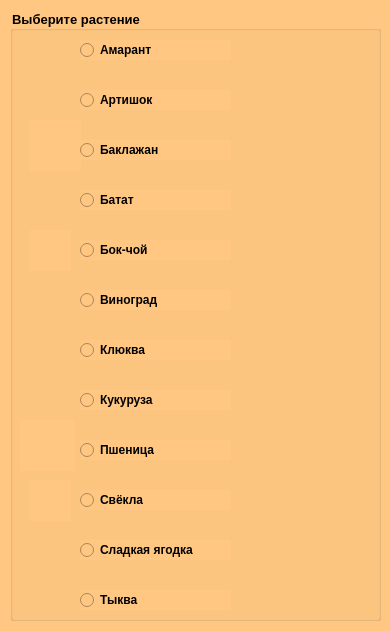
<?xml version="1.0" encoding="UTF-8"?>
<ui version="4.0">
 <class>Form</class>
 <widget class="QWidget" name="Form">
  <property name="geometry">
   <rect>
    <x>0</x>
    <y>0</y>
    <width>390</width>
    <height>631</height>
   </rect>
  </property>
  <property name="windowTitle">
   <string>Form</string>
  </property>
  <property name="styleSheet">
   <string notr="true">background-color: rgb(255, 199, 129)</string>
  </property>
  <widget class="QGroupBox" name="box">
   <property name="geometry">
    <rect>
     <x>10</x>
     <y>10</y>
     <width>371</width>
     <height>611</height>
    </rect>
   </property>
   <property name="font">
    <font>
     <family>MS UI Gothic</family>
     <pointsize>10</pointsize>
     <weight>75</weight>
     <bold>true</bold>
    </font>
   </property>
   <property name="title">
    <string>Выберите растение</string>
   </property>
   <widget class="QRadioButton" name="wheat_button">
    <property name="geometry">
     <rect>
      <x>70</x>
      <y>430</y>
      <width>151</width>
      <height>20</height>
     </rect>
    </property>
    <property name="font">
     <font>
      <weight>75</weight>
      <bold>true</bold>
     </font>
    </property>
    <property name="text">
     <string>Пшеница</string>
    </property>
    <attribute name="buttonGroup">
     <string notr="true">crops_group</string>
    </attribute>
   </widget>
   <widget class="QLabel" name="label">
    <property name="geometry">
     <rect>
      <x>10</x>
      <y>310</y>
      <width>51</width>
      <height>51</height>
     </rect>
    </property>
    <property name="styleSheet">
     <string notr="true">background-color: transparent</string>
    </property>
    <property name="text">
     <string/>
    </property>
    <property name="pixmap">
     <pixmap>../pictures/crops/fall/Cranberries.png</pixmap>
    </property>
    <property name="scaledContents">
     <bool>true</bool>
    </property>
   </widget>
   <widget class="QLabel" name="label_2">
    <property name="geometry">
     <rect>
      <x>20</x>
      <y>110</y>
      <width>51</width>
      <height>51</height>
     </rect>
    </property>
    <property name="text">
     <string/>
    </property>
    <property name="pixmap">
     <pixmap>../pictures/crops/fall/Eggplant.png</pixmap>
    </property>
    <property name="scaledContents">
     <bool>true</bool>
    </property>
   </widget>
   <widget class="QRadioButton" name="yam_button">
    <property name="geometry">
     <rect>
      <x>70</x>
      <y>180</y>
      <width>151</width>
      <height>20</height>
     </rect>
    </property>
    <property name="font">
     <font>
      <weight>75</weight>
      <bold>true</bold>
     </font>
    </property>
    <property name="text">
     <string>Батат</string>
    </property>
    <attribute name="buttonGroup">
     <string notr="true">crops_group</string>
    </attribute>
   </widget>
   <widget class="QLabel" name="label_3">
    <property name="geometry">
     <rect>
      <x>10</x>
      <y>410</y>
      <width>55</width>
      <height>51</height>
     </rect>
    </property>
    <property name="text">
     <string/>
    </property>
    <property name="pixmap">
     <pixmap>../pictures/crops/fall/Wheat.png</pixmap>
    </property>
    <property name="scaledContents">
     <bool>true</bool>
    </property>
   </widget>
   <widget class="QLabel" name="label_4">
    <property name="geometry">
     <rect>
      <x>24</x>
      <y>20</y>
      <width>41</width>
      <height>41</height>
     </rect>
    </property>
    <property name="styleSheet">
     <string notr="true">background-color: transparent</string>
    </property>
    <property name="text">
     <string/>
    </property>
    <property name="pixmap">
     <pixmap>../pictures/crops/fall/Amaranth.png</pixmap>
    </property>
    <property name="scaledContents">
     <bool>true</bool>
    </property>
   </widget>
   <widget class="QLabel" name="label_5">
    <property name="geometry">
     <rect>
      <x>10</x>
      <y>160</y>
      <width>55</width>
      <height>51</height>
     </rect>
    </property>
    <property name="styleSheet">
     <string notr="true">background-color: transparent</string>
    </property>
    <property name="text">
     <string/>
    </property>
    <property name="pixmap">
     <pixmap>../pictures/crops/fall/Yam.png</pixmap>
    </property>
    <property name="scaledContents">
     <bool>true</bool>
    </property>
   </widget>
   <widget class="QLabel" name="label_6">
    <property name="geometry">
     <rect>
      <x>20</x>
      <y>60</y>
      <width>51</width>
      <height>51</height>
     </rect>
    </property>
    <property name="styleSheet">
     <string notr="true">background-color: transparent</string>
    </property>
    <property name="text">
     <string/>
    </property>
    <property name="pixmap">
     <pixmap>../pictures/crops/fall/Artichoke.png</pixmap>
    </property>
    <property name="scaledContents">
     <bool>true</bool>
    </property>
   </widget>
   <widget class="QLabel" name="label_7">
    <property name="geometry">
     <rect>
      <x>20</x>
      <y>220</y>
      <width>41</width>
      <height>41</height>
     </rect>
    </property>
    <property name="text">
     <string/>
    </property>
    <property name="pixmap">
     <pixmap>../pictures/crops/fall/Bok_Choy.png</pixmap>
    </property>
    <property name="scaledContents">
     <bool>true</bool>
    </property>
   </widget>
   <widget class="QLabel" name="label_8">
    <property name="geometry">
     <rect>
      <x>20</x>
      <y>270</y>
      <width>41</width>
      <height>41</height>
     </rect>
    </property>
    <property name="styleSheet">
     <string notr="true">background-color: transparent</string>
    </property>
    <property name="text">
     <string/>
    </property>
    <property name="pixmap">
     <pixmap>../pictures/crops/fall/Grape.png</pixmap>
    </property>
    <property name="scaledContents">
     <bool>true</bool>
    </property>
   </widget>
   <widget class="QRadioButton" name="grape_button">
    <property name="geometry">
     <rect>
      <x>70</x>
      <y>280</y>
      <width>151</width>
      <height>20</height>
     </rect>
    </property>
    <property name="font">
     <font>
      <weight>75</weight>
      <bold>true</bold>
     </font>
    </property>
    <property name="text">
     <string>Виноград</string>
    </property>
    <attribute name="buttonGroup">
     <string notr="true">crops_group</string>
    </attribute>
   </widget>
   <widget class="QRadioButton" name="eggplant_button">
    <property name="geometry">
     <rect>
      <x>70</x>
      <y>130</y>
      <width>151</width>
      <height>20</height>
     </rect>
    </property>
    <property name="font">
     <font>
      <weight>75</weight>
      <bold>true</bold>
     </font>
    </property>
    <property name="text">
     <string>Баклажан</string>
    </property>
    <attribute name="buttonGroup">
     <string notr="true">crops_group</string>
    </attribute>
   </widget>
   <widget class="QRadioButton" name="cranberries_button">
    <property name="geometry">
     <rect>
      <x>70</x>
      <y>330</y>
      <width>151</width>
      <height>20</height>
     </rect>
    </property>
    <property name="font">
     <font>
      <weight>75</weight>
      <bold>true</bold>
     </font>
    </property>
    <property name="text">
     <string>Клюква</string>
    </property>
    <attribute name="buttonGroup">
     <string notr="true">crops_group</string>
    </attribute>
   </widget>
   <widget class="QRadioButton" name="bokchoy_button">
    <property name="geometry">
     <rect>
      <x>70</x>
      <y>230</y>
      <width>151</width>
      <height>20</height>
     </rect>
    </property>
    <property name="font">
     <font>
      <weight>75</weight>
      <bold>true</bold>
     </font>
    </property>
    <property name="text">
     <string>Бок-чой</string>
    </property>
    <attribute name="buttonGroup">
     <string notr="true">crops_group</string>
    </attribute>
   </widget>
   <widget class="QRadioButton" name="corn_button">
    <property name="geometry">
     <rect>
      <x>70</x>
      <y>380</y>
      <width>151</width>
      <height>20</height>
     </rect>
    </property>
    <property name="font">
     <font>
      <weight>75</weight>
      <bold>true</bold>
     </font>
    </property>
    <property name="text">
     <string>Кукуруза</string>
    </property>
    <attribute name="buttonGroup">
     <string notr="true">crops_group</string>
    </attribute>
   </widget>
   <widget class="QLabel" name="label_10">
    <property name="geometry">
     <rect>
      <x>10</x>
      <y>360</y>
      <width>51</width>
      <height>51</height>
     </rect>
    </property>
    <property name="styleSheet">
     <string notr="true">background-color: transparent;</string>
    </property>
    <property name="text">
     <string/>
    </property>
    <property name="pixmap">
     <pixmap>../pictures/crops/fall/Corn.png</pixmap>
    </property>
    <property name="scaledContents">
     <bool>true</bool>
    </property>
   </widget>
   <widget class="QRadioButton" name="beet_button">
    <property name="geometry">
     <rect>
      <x>70</x>
      <y>480</y>
      <width>151</width>
      <height>20</height>
     </rect>
    </property>
    <property name="font">
     <font>
      <weight>75</weight>
      <bold>true</bold>
     </font>
    </property>
    <property name="text">
     <string>Свёкла</string>
    </property>
    <attribute name="buttonGroup">
     <string notr="true">crops_group</string>
    </attribute>
   </widget>
   <widget class="QRadioButton" name="sweetgemberry_button">
    <property name="geometry">
     <rect>
      <x>70</x>
      <y>530</y>
      <width>151</width>
      <height>20</height>
     </rect>
    </property>
    <property name="font">
     <font>
      <weight>75</weight>
      <bold>true</bold>
     </font>
    </property>
    <property name="text">
     <string>Сладкая ягодка</string>
    </property>
    <attribute name="buttonGroup">
     <string notr="true">crops_group</string>
    </attribute>
   </widget>
   <widget class="QLabel" name="label_9">
    <property name="geometry">
     <rect>
      <x>20</x>
      <y>470</y>
      <width>41</width>
      <height>41</height>
     </rect>
    </property>
    <property name="text">
     <string/>
    </property>
    <property name="pixmap">
     <pixmap>../pictures/crops/fall/Beet.png</pixmap>
    </property>
    <property name="scaledContents">
     <bool>true</bool>
    </property>
   </widget>
   <widget class="QLabel" name="label_11">
    <property name="geometry">
     <rect>
      <x>20</x>
      <y>510</y>
      <width>41</width>
      <height>41</height>
     </rect>
    </property>
    <property name="styleSheet">
     <string notr="true">background-color: transparent</string>
    </property>
    <property name="text">
     <string/>
    </property>
    <property name="pixmap">
     <pixmap>../pictures/crops/fall/Sweet_Gem_Berry.png</pixmap>
    </property>
    <property name="scaledContents">
     <bool>true</bool>
    </property>
   </widget>
   <widget class="QRadioButton" name="pumpkin_button">
    <property name="geometry">
     <rect>
      <x>70</x>
      <y>580</y>
      <width>151</width>
      <height>20</height>
     </rect>
    </property>
    <property name="font">
     <font>
      <weight>75</weight>
      <bold>true</bold>
     </font>
    </property>
    <property name="text">
     <string>Тыква</string>
    </property>
    <attribute name="buttonGroup">
     <string notr="true">crops_group</string>
    </attribute>
   </widget>
   <widget class="QLabel" name="label_12">
    <property name="geometry">
     <rect>
      <x>20</x>
      <y>550</y>
      <width>51</width>
      <height>51</height>
     </rect>
    </property>
    <property name="styleSheet">
     <string notr="true">background-color: transparent</string>
    </property>
    <property name="text">
     <string/>
    </property>
    <property name="pixmap">
     <pixmap>../pictures/crops/fall/Pumpkin.png</pixmap>
    </property>
    <property name="scaledContents">
     <bool>true</bool>
    </property>
   </widget>
   <widget class="QRadioButton" name="amaranth_button">
    <property name="geometry">
     <rect>
      <x>70</x>
      <y>30</y>
      <width>151</width>
      <height>20</height>
     </rect>
    </property>
    <property name="font">
     <font>
      <weight>75</weight>
      <bold>true</bold>
     </font>
    </property>
    <property name="text">
     <string>Амарант</string>
    </property>
    <attribute name="buttonGroup">
     <string notr="true">crops_group</string>
    </attribute>
   </widget>
   <widget class="QRadioButton" name="artichoke_button">
    <property name="geometry">
     <rect>
      <x>70</x>
      <y>80</y>
      <width>151</width>
      <height>20</height>
     </rect>
    </property>
    <property name="font">
     <font>
      <weight>75</weight>
      <bold>true</bold>
     </font>
    </property>
    <property name="text">
     <string>Артишок</string>
    </property>
    <attribute name="buttonGroup">
     <string notr="true">crops_group</string>
    </attribute>
   </widget>
  </widget>
 </widget>
 <resources/>
 <connections/>
 <buttongroups>
  <buttongroup name="crops_group"/>
 </buttongroups>
</ui>
